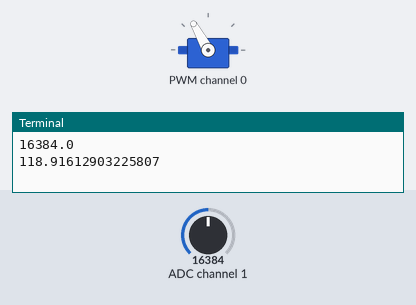
The program below on a simulated Raspberry Pi (BCM pin numbers). Parts: servo, the last lines printed to the terminal. Inputs (shaded band) come from the test bench; at power-on: ADC channel 1 = 16384 (analog values on the 0–32767 scale).

Above: at 1.2 s.
1.3 s: ADC channel 1 set to 22936
At 3.7 s:
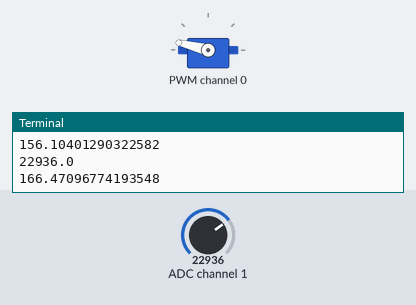
4.3 s: ADC channel 1 set to 28834
At 5.6 s:
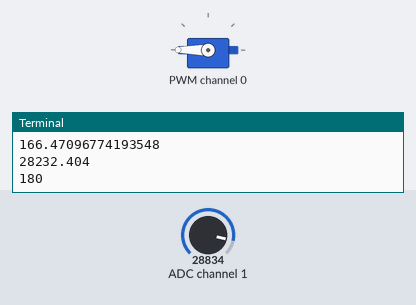
6.7 s: ADC channel 1 set to 9830
At 9.4 s:
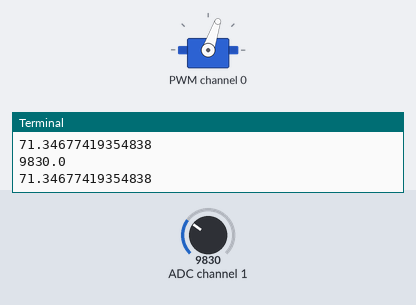
9.7 s: ADC channel 1 set to 3932
At 12.4 s:
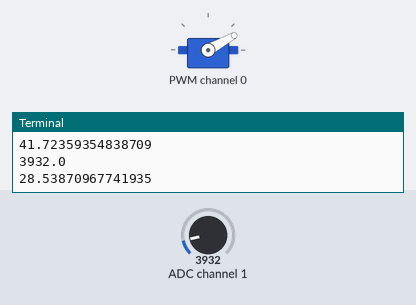
12.7 s: ADC channel 1 set to 0
At 15.4 s:
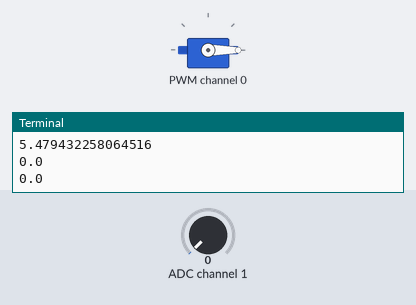
15.7 s: ADC channel 1 set to 32767
At 17.7 s:
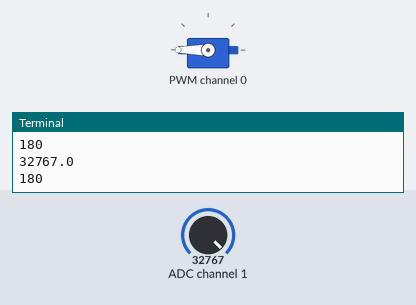
Timing chart, 0 to 19.1 s (numbered marks = the images above; inputs shaded):
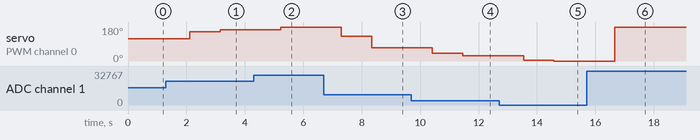

Measured:
- after the input at 1.3 s, servo on PWM channel 0: 119° → 156° after 0.81 s, → 166° 1.0 s later
- after the input at 4.3 s, servo on PWM channel 0: 166° → 180° after 0.93 s
- after the input at 6.7 s, servo on PWM channel 0: 180° → 130° after 0.61 s, → 71° 1.0 s later
- after the input at 9.7 s, servo on PWM channel 0: 71° → 42° after 0.72 s, → 29° 1.0 s later
- after the input at 12.7 s, servo on PWM channel 0: 29° → 5° after 0.84 s, → 0° 1.0 s later
- after the input at 15.7 s, servo on PWM channel 0: 0° → 180° after 0.95 s

The program:

set_servo_with_potentiometer.py
```python
import time
import numpy as np
import board
import busio
import adafruit_ads1x15.ads1115 as ADS
from adafruit_ads1x15.analog_in import AnalogIn
from adafruit_servokit import ServoKit
# Create the I2C bus
i2c = busio.I2C(board.SCL, board.SDA)

# Create the ADC object using the I2C bus
ads = ADS.ADS1115(i2c)

# Create single-ended input on channel 0
chan = AnalogIn(ads, ADS.P0)
chan1 = AnalogIn(ads, ADS.P1) #Curretnly using just P!


# Create single-ended input on channel 0
kit = ServoKit(channels=16)

cycles_to_average = 1000

while True:
    i = 0
    cycles = []
    while i < cycles_to_average:
        cycles.append(chan1.value)
        i = i+1
    po = np.mean(cycles)
    print(po)
    po_percent = po/24800
    set_range = po_percent *180
    if set_range > 180:
        set_range = 180
    if set_range < 0:
        set_range = 0
    print(set_range)

    kit.servo[0].angle = set_range
    # time.sleep(0.5)
```
